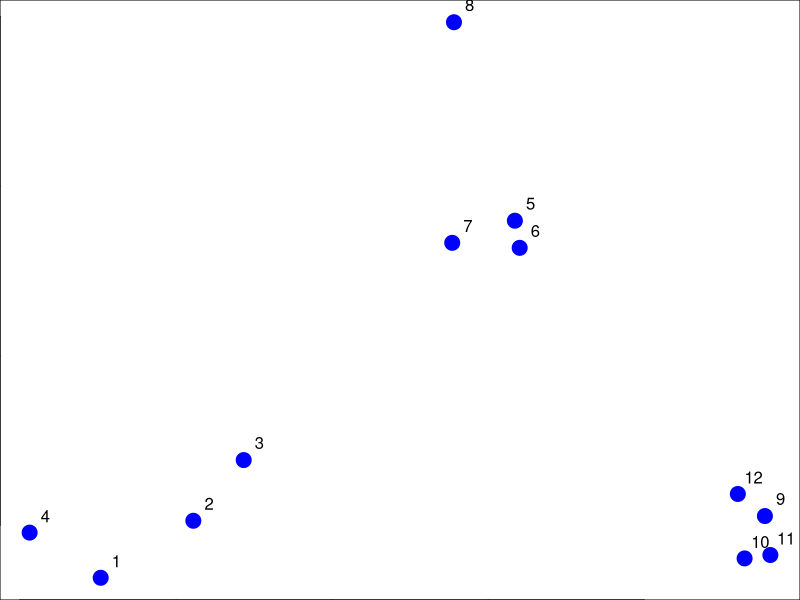
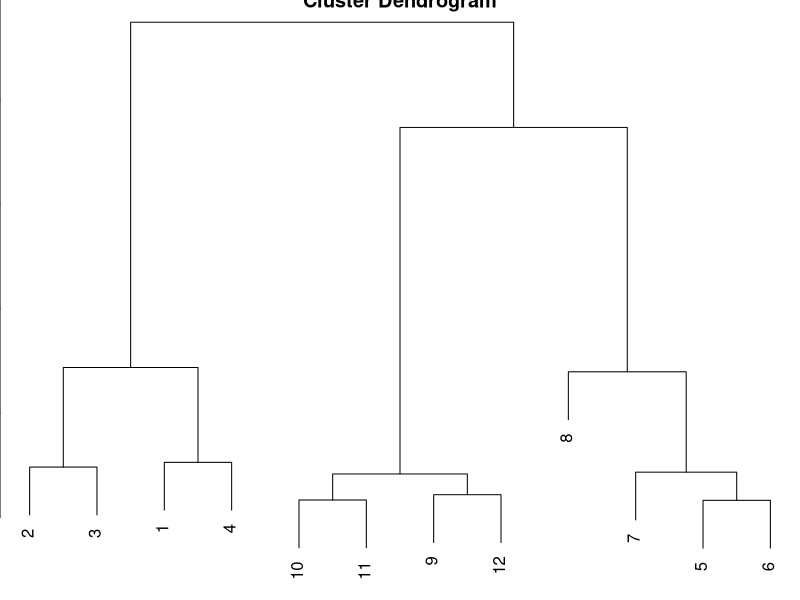
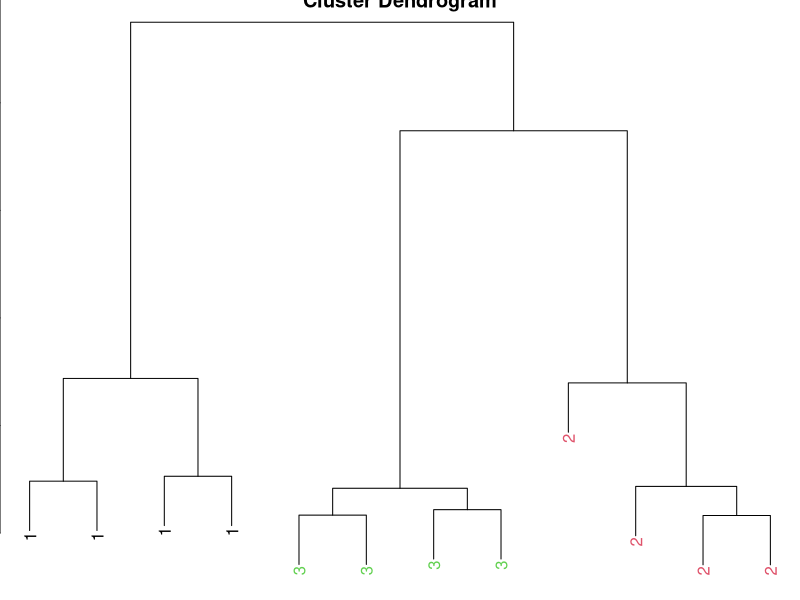
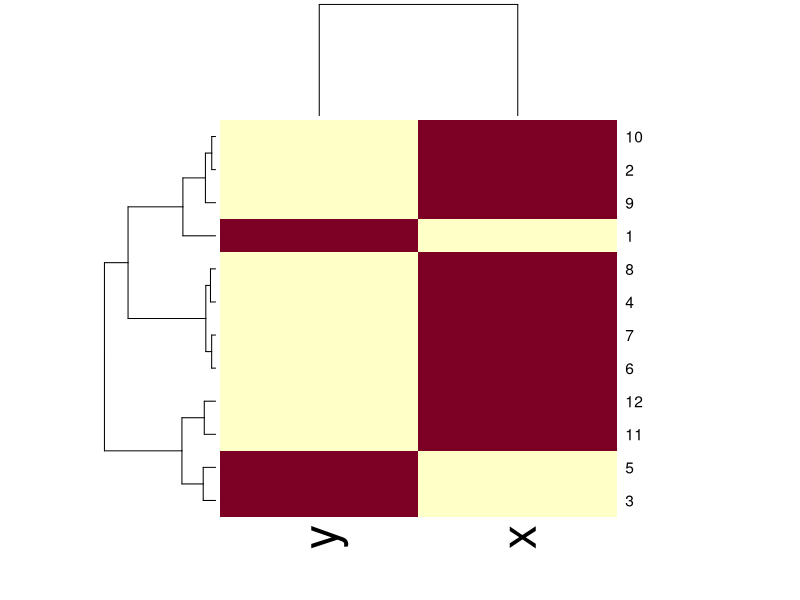
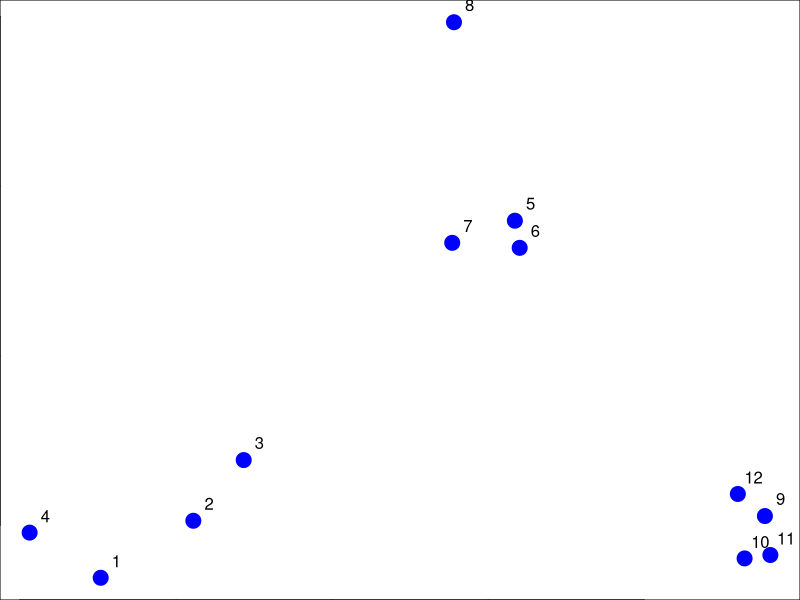
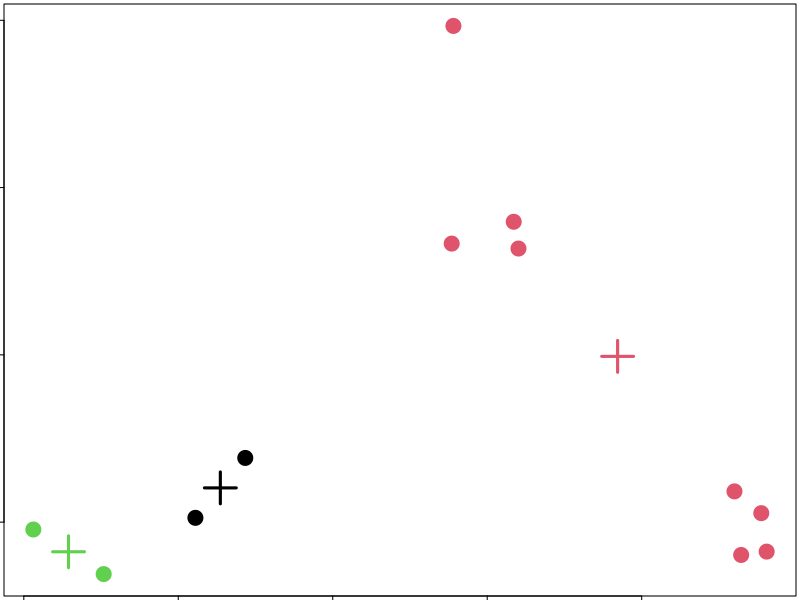
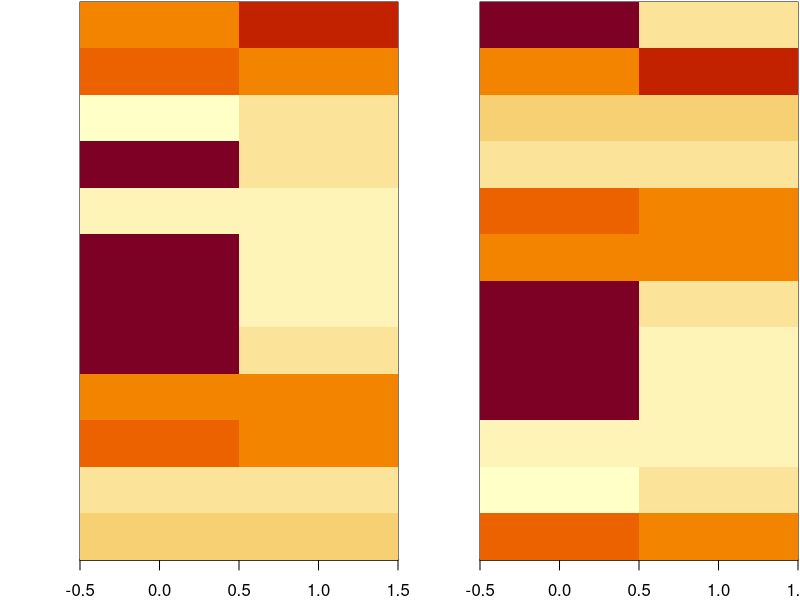
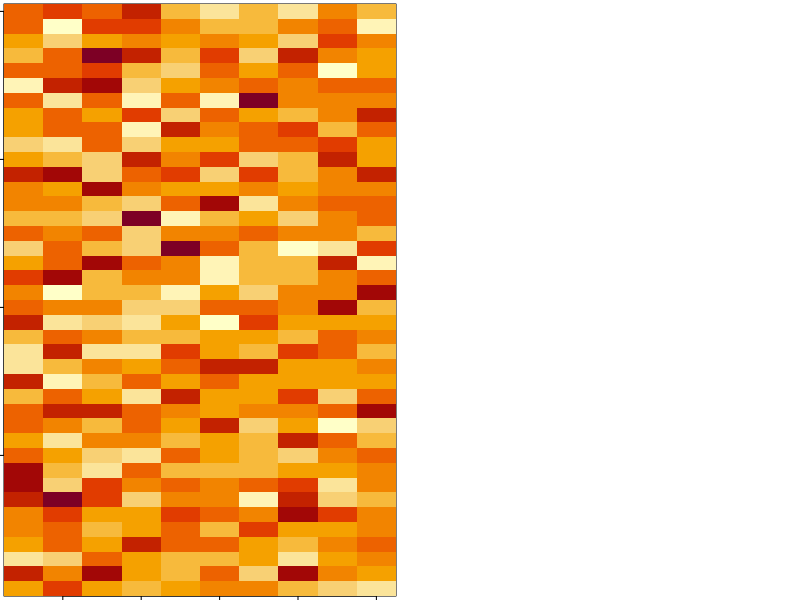

These figures' R source, in order:
# hierarchical clustering - Example

set.seed(1234)

par(mar = c(0, 0, 0, 0))

x <- rnorm(12, mean = rep(1:3, each = 4), sd = 0.2)
y <- rnorm(12, mean = rep(c(1, 2, 1), each = 4), sd = 0.2)

plot(x, y, col = "blue", pch = 19, cex = 2)
text(x + 0.05, y + 0.05, labels = as.character(1:12))

dataFrame <- data.frame(x = x, y = y)
distxy <- dist(dataFrame) ## Eucledian by default
hClustering <- hclust(distxy)
plot(hClustering)

## Prettier dendograms

myplclust <- function(hclust, lab = hclust$labels, lab.col = rep(1, length(hclust$labels)), hang = 0.1, ...) {
      # modification of plclust for plotting hclust objects in colours
      # Copyright Eva KF Chan 2009
      # Arguments:
      # hclust: hclust object
      # lab: a character vextor of labels of the leaves of the tree
      # lab.col: colour of the labels;
      # NA = defaults device foreground colour
      # hang: as in hclust and plclust
      # Side effect: a display of hierarchical cluster with coloured leaf labels
      y <- rep(hclust$height, 2)
      x <- as.numeric(hclust$merge)
      y <- y[which(x < 0)]
      x <- x[which(x < 0)]
      x <- abs(x)
      y <- y[order(x)]
      x <- x[order(x)]
      plot(hclust, labels = FALSE, hang = hang, ...)
      text(x = x, y = y[hclust$order] - (max(hclust$height) * hang), labels = lab[hclust$order], col = lab.col[hclust$order], srt = 90, adj = c(1, 0.5), xpd = NA, ...)
}

myplclust(hClustering, lab = rep(1:3, each = 4), lab.col = rep(1:3, each = 4))

set.seed(143)
dataMatrix <- as.matrix(dataFrame)[sample(1:12), ]
heatmap(dataMatrix)



###########################
# K-means clustering example

set.seed(1234)

par(mar = c(0, 0, 0, 0))

x <- rnorm(12, mean = rep(1:3, each = 4), sd = 0.2)
y <- rnorm(12, mean = rep(c(1, 2, 1), each = 4), sd = 0.2)

plot(x, y, col = "blue", pch = 19, cex = 2)
text(x + 0.05, y + 0.05, labels = as.character(1:12))

# Computing kmeans
dataFrame <- data.frame(x, y)
kmeansObj <- kmeans(dataFrame, centers = 3)
names(kmeansObj)

# Print the cluster element
kmeansObj$cluster

# Print centers location in the space
kmeansObj$centers

# Plot the results
par(mar = rep(0.2, 4))
plot(x, y, col = kmeansObj$cluster, pch = 19, cex = 2)
points(kmeansObj$centers, col = 1:3, pch = 3, cex = 3, lwd = 3)


#######################
# Visualizing the clusters using a heatmap
set.seed(143)
dataMatrix <- as.matrix(dataFrame)[sample(1:12), ]
kmeansObj2 <- kmeans(dataMatrix, centers = 3)

par(mfrow = c(1, 2), mar = c(2, 4, 0.1, 0.1))
image(t(dataMatrix)[, nrow(dataMatrix):1], yaxt = "n")
image(t(dataMatrix)[, order(kmeansObj$cluster)], yaxt = "n")


##################
# Principal Component Analysis and Singular Value Decomposition
# 

set.seed(12345)
par(mar = rep(0.2, 4))
dataMatrix <- matrix(rnorm(400), nrow = 40)
image(1:10, 1:40, t(dataMatrix)[, nrow(dataMatrix):1])

par(mar = rep(0.2, 4))
heatmap(dataMatrix)

# Add a pattern to the data

set.seed(678910)
for (i in 1:40) {
      # flip a coin
      coinFlip <- rbinom(1, size = 1, prob = 0.5)
      # if coin is head add a common pattern to that row
      if (coinFlip) {
            dataMatrix[i, ] <- dataMatrix[i, ] + rep(c(0, 3), each = 5)
      }
}

# Replot the data
par(mar = rep(0.2, 4))
image(1:10, 1:40, t(dataMatrix)[, nrow(dataMatrix):1])

par(mar = rep(0.2, 4))
heatmap(dataMatrix)

# Patterns in rows and columns
hh <- hclust(dist(dataMatrix))
dataMatrixOrdered <- dataMatrix[hh$order, ]

par(mfrow = c(1, 3))
image(t(dataMatrixOrdered)[, nrow(dataMatrixOrdered):1])
plot(rowMeans(dataMatrixOrdered), 40:1, ,xlab = "Row mean", ylab = "Row", pch = 19)
plot(colMeans(dataMatrixOrdered), xlab = "Column", ylab = "Column Mean", pch = 19)


## Components of the SCD - U and V

svd1 <- svd(scale(dataMatrixOrdered))
par(mfrow = c(1, 3))
image(t(dataMatrixOrdered)[, nrow(dataMatrixOrdered): 1])
plot(svd1$u[, 1], 40:1, , xlab = "Row", ylab = "First left singular vector", pch = 19)
plot(svd1$v[, 1], xlab = "Column", ylab = "First right singular vector", pch = 19)


## Components of the SVD - Variance Explained
par(mfrow = c(1, 2), mar = c(5, 4, 4, 2))
plot(svd1$d, xlab = "Column", ylab = "Singular Values", pch = 19)
plot(svd1$d^2/sum(svd1$d^2), xlab = "Column", ylab = "Prop. of variance explained", pch = 19)


## Relationship to principal components
svd1 <- svd(scale(dataMatrixOrdered))
pca1 <- prcomp(dataMatrixOrdered, scale = TRUE)
plot(pca1$rotation[, 1], svd1$v[, 1], pch = 19, xlab = "Principal component 1", ylab = "Right Singular Vector 1")
abline(c(0, 1))

## Components of the SVD - Variance Explained
## part 2

constantMatrix <- dataMatrixOrdered * 0
for (i in 1:dim(dataMatrixOrdered)[1]) {
      constantMatrix[i, ] <- rep(c(0, 1), each = 5)
}

svd1 <- svd(constantMatrix)
par(mfrow = c(1, 3))
image(t(constantMatrix)[, nrow(constantMatrix):1])
plot(svd1$d, xlab = "Column", ylab = "Singular value", pch = 19)
plot(svd1$d^2 / sum(svd1$d^2), xlab = "Column", ylab = "Prop. of variance explained", pch = 19)


## Let's add a second pattern in the dataset

set.seed(678910)
for (i in 1:40) {
      # flip a coin
      coinFlip1 <- rbinom(1, size = 1, prob = 0.5)
      coinFlip2 <- rbinom(1, size = 1, prob = 0.5)
      # if coin is heads, add a common pattern to that row
      if (coinFlip1) {
            dataMatrix[i, ] <- dataMatrix[i, ] + rep(c(0, 5), each = 5)
      }
      if (coinFlip2) {
            dataMatrix[i, ] <- dataMatrix[i, ] + rep(c(0, 5), 5)
      }
}

hh <- hclust(dist(dataMatrix))
dataMatrixOrdered <- dataMatrix[hh$order, ]

### Ploting the results
svd2 <- svd(scale(dataMatrixOrdered))
par(mfrow = c(1, 3))
image(t(dataMatrixOrdered)[, nrow(dataMatrixOrdered):1])
plot(rep(c(0, 1), each = 5), pch = 19, xlab = "Column", ylab = "Pattern 1")
plot(rep(c(0, 1), 5), pch = 19, xlab = "Column", ylab = "Pattern 2")

# Run teh SVD on thi snew matrix to try to find the two patterns
# V and patterns of variance in rows

svd2 <- svd(scale(dataMatrixOrdered))
par(mfrow = c(1, 3))
image(t(dataMatrixOrdered)[, nrow(dataMatrixOrdered):1])
plot(svd2$v[, 1], pch = 19, xlab = " Column", ylab = "First right singular vector")
plot(svd2$v[, 2], pch = 19, xlab = "Column", ylab = " Second right singular vector")

# d and variance explained
svd1 <- svd(scale(dataMatrixOrdered))
par(mfrow = c(1, 2))
plot(svd1$d, xlab = "Column", ylab = "Singular value", pch = 19)
plot(svd1$d^2 / sum(svd1$d^2), xlab = "Column", ylab = "Percent of variance explained", pch = 19)

# Handling missing values
dataMatrix2 <- dataMatrixOrdered
## Randomly insert some missing data
dataMatrix2[sample(1:100, size = 40, replace = FALSE)] <- NA

# svd1 <- svd(scale(dataMatrix2))
## Does not work because of missing values

# One solution: Imputing {impute}
# library(impute) not working for R version 3.3.2
# Use:
# dataMatrix2 <- impute.knn(dataMatrix2$data)

